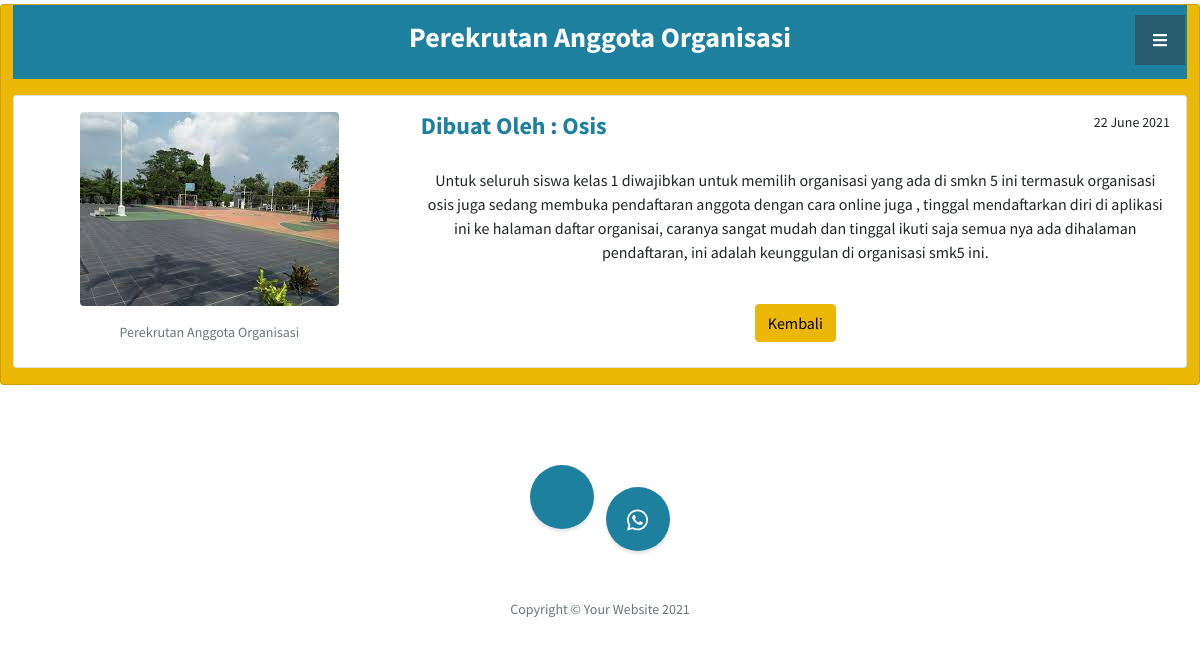
The app's page /Frontend/berita/1 with its own data.
### tables this page shows
CREATE TABLE `artikel` (
  `id` int(11) NOT NULL,
  `judul` varchar(128) NOT NULL,
  `foto` varchar(256) NOT NULL,
  `isi` text NOT NULL,
  `organisasi` varchar(128) NOT NULL,
  `dibuat` int(11) NOT NULL
);

### application/controllers/Frontend.php (called while the page is built, shortened)
<?php
class Frontend extends CI_Controller {
	public function berita($id)
	{
		$data['tittle'] = 'Berita - App Organisasi';
		$this->load->model('M_Data');
		$where = array('id' => $id);
        $data['artikel'] = $this->M_Data->view_data($where,'artikel')->row_array();
		$this->load->view('Template/f_header.php',$data);
		$this->load->view('Frontend/berita.php');
		$this->load->view('Template/f_footer.php');
	}
}

### index.php (called while the page is built, shortened)
<?php
require_once BASEPATH.'core/CodeIgniter.php';

### application/models/M_Data.php (called while the page is built, shortened)
<?php
class M_Data extends CI_Model{
    function view_data($where, $table){
		return $this->db->get_where($table,$where);
	}
}

### application/views/Frontend/berita.php (the view)
<div class="dashboard-wrapper mt-1">
            <div class="container-fluid dashboard-content">
                <div class="row">
                        <div class="card bg-secondary">
                          <div class="card-body bg-primary">
                            <h3 class="text-center text-white"><?= $artikel['judul']; ?></h3>
                          </div>
                          <center>
                            <div class="card mb-3 mt-3" style="max-width: 1200px;">
                              <div class="row g-0">
                                <div class="col-md-4 mt-3">
                                  <figure class="figure">
                                    <img src="<?php echo base_url(); ?>uploads/artikel/<?= $artikel['foto']; ?>" class="figure-img img-fluid rounded" alt="...">
                                    <figcaption class="figure-caption p-2"><?= $artikel['judul']; ?></figcaption>
                                  </figure>
                                </div>
                                <div class="col-md-8">
                                    <div class="card-body">
                                        <div class="d-flex w-100 justify-content-between">
                                          <h4 class="mb-1 text-primary">Dibuat Oleh :  <?= $artikel['organisasi']; ?></h4>
                                          <small><?= date('d F Y', $artikel['dibuat'] );; ?></small>
                                        </div>
                                        <p class="lh-base mt-4"><?= $artikel['isi']; ?></p>
                                    </div>
                                    <a href="<?= base_url('Frontend/index#berita'); ?>" class="btn btn-secondary mt-2 mb-3">Kembali</a>
                                </div>
                              </div>
                            </div>
                          </center>
                </div>
            </div>
        </div>

### records on screen
artikel: judul "Perekrutan Anggota Organisasi", foto (picture), organisasi "Osis", dibuat "22 June 2021", isi "Untuk seluruh siswa kelas 1 diwajibkan untuk memilih organisasi yang ada di smkn 5 ini termasuk organisasi osis juga sedang membuka pendaftaran anggota dengan cara online juga , tinggal mendaftarkan diri di aplikasi ini ke halaman daftar organisai, caranya sangat mudah dan tinggal ikuti saja semua nya ada dihalaman pendaftaran, ini adalah keunggulan di organisasi smk5 ini."
